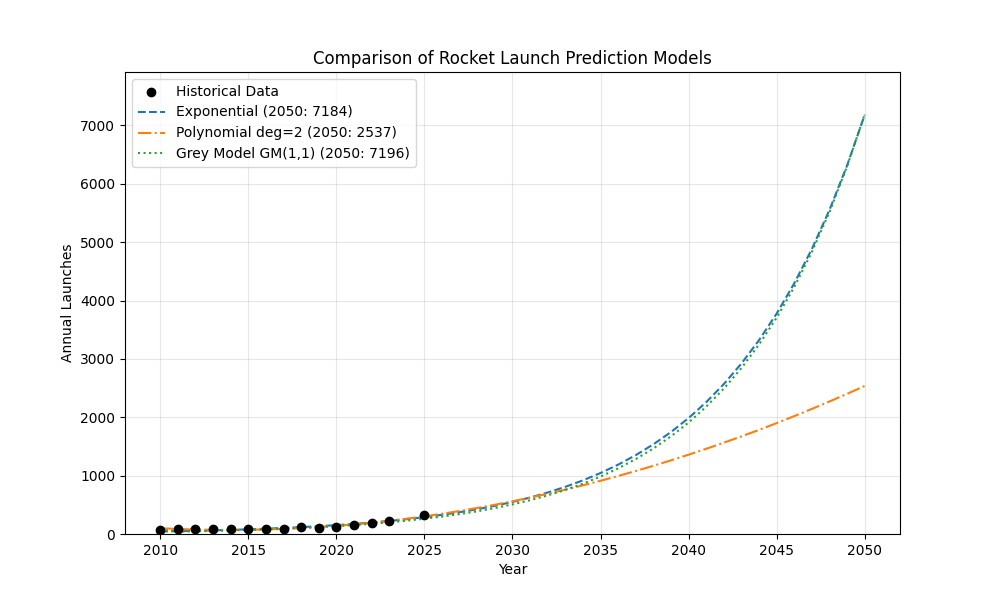

Write the Python code that produced this figure.

import numpy as np
import matplotlib.pyplot as plt
from scipy.optimize import curve_fit

# Data
years = np.array([2010, 2011, 2012, 2013, 2014, 2015, 2016, 2017, 2018, 2019, 2020, 2021, 2022, 2023, 2025])
launches = np.array([74, 84, 78, 81, 92, 87, 85, 91, 114, 102, 114, 146, 186, 223, 329])
future_years = np.arange(2010, 2051)

# 1. Exponential Model: y = a * exp(b * (t - t0))
def exponential_model(t, a, b):
    return a * np.exp(b * (t - 2010))

popt_exp, _ = curve_fit(exponential_model, years, launches, p0=[70, 0.1])
pred_exp = exponential_model(future_years, *popt_exp)
val_2050_exp = exponential_model(2050, *popt_exp)

# 2. Quadratic Model (Polynomial): y = a*t^2 + b*t + c
z = np.polyfit(years - 2010, launches, 2)
p = np.poly1d(z)
pred_poly = p(future_years - 2010)
val_2050_poly = p(2050 - 2010)

# 3. Grey System Model GM(1,1)
def gm11(x, predict_len):
    n = len(x)
    x1 = np.cumsum(x)
    z1 = (x1[:n-1] + x1[1:]) / 2.0
    z1 = z1.reshape((n-1, 1))
    B = np.append(-z1, np.ones((n-1, 1)), axis=1)
    Y = x[1:].reshape((n-1, 1))
    
    # Estimate parameters [a, b]
    a, b = np.dot(np.dot(np.linalg.inv(np.dot(B.T, B)), B.T), Y)
    a = a[0]
    b = b[0]
    
    # Prediction function
    result = np.zeros(predict_len)
    result[0] = x[0]
    for i in range(1, predict_len):
        result[i] = (x[0] - b/a) * np.exp(-a * (i)) * (1 - np.exp(a))
        
    return result

# GM(1,1) prediction needs continuous time steps, so we fill missing 2024 with interpolation for the input
years_filled = np.arange(2010, 2026)
launches_filled = np.interp(years_filled, years, launches)

# Forecast up to 2050 (which is index 40 from 2010)
pred_gm = gm11(launches_filled, len(future_years))
val_2050_gm = pred_gm[-1]

# Print Results
print("--- Prediction Comparison for 2050 ---")
print(f"1. Exponential Model: {val_2050_exp:.2f}")
print(f"2. Quadratic Polynomial: {val_2050_poly:.2f}")
print(f"3. Grey Model GM(1,1): {val_2050_gm:.2f}")

# Plotting
plt.figure(figsize=(10, 6))
plt.scatter(years, launches, color='black', label='Historical Data', zorder=5)
plt.plot(future_years, pred_exp, label=f'Exponential (2050: {val_2050_exp:.0f})', linestyle='--')
plt.plot(future_years, pred_poly, label=f'Polynomial deg=2 (2050: {val_2050_poly:.0f})', linestyle='-.')
plt.plot(future_years, pred_gm, label=f'Grey Model GM(1,1) (2050: {val_2050_gm:.0f})', linestyle=':')

plt.title('Comparison of Rocket Launch Prediction Models')
plt.xlabel('Year')
plt.ylabel('Annual Launches')
plt.legend()
plt.grid(True, alpha=0.3)
plt.ylim(0, max(val_2050_exp, val_2050_poly, val_2050_gm) * 1.1)
plt.savefig('rocket_prediction_comparison.png')
print("Comparison plot saved to rocket_prediction_comparison.png")
